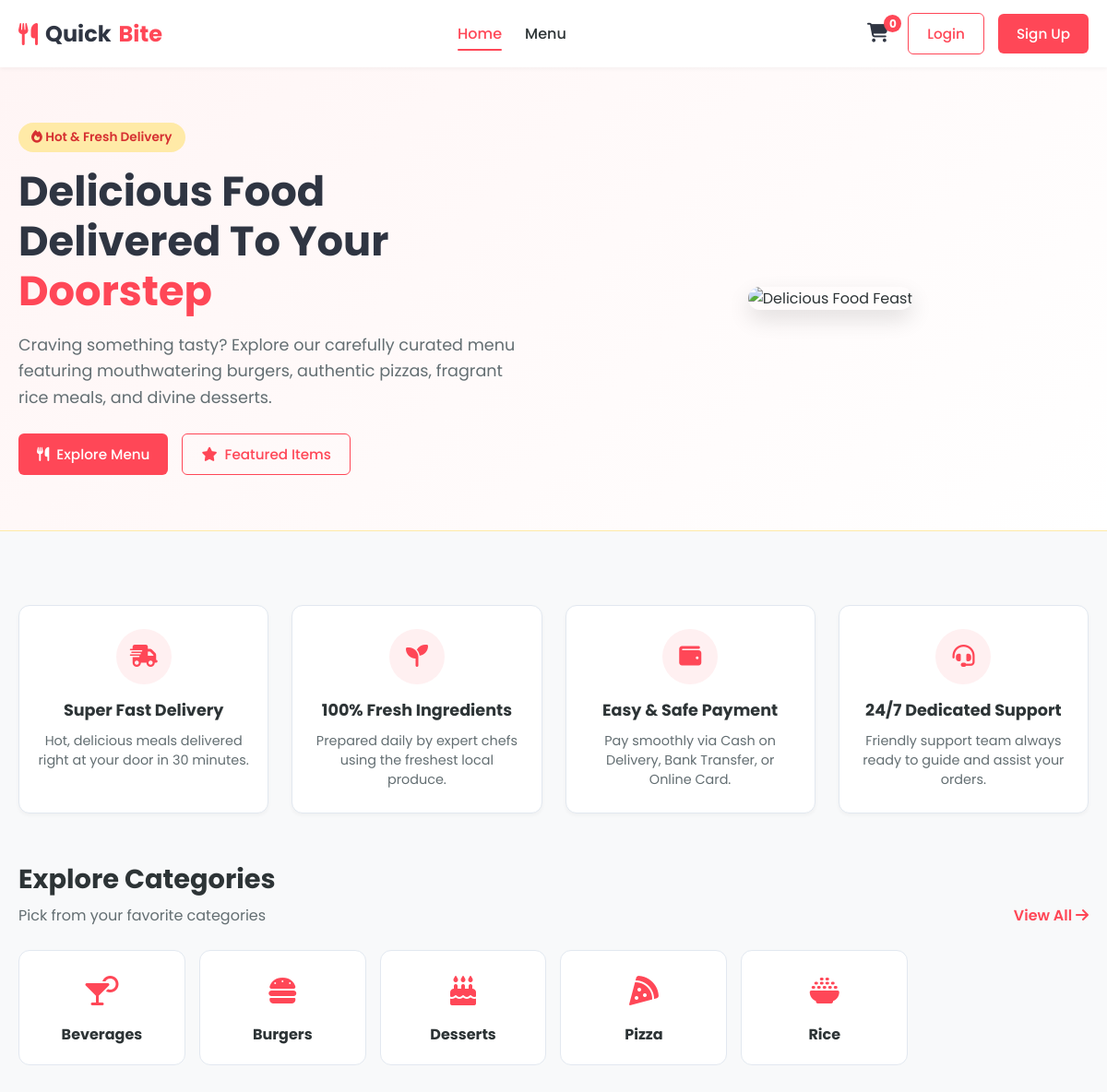
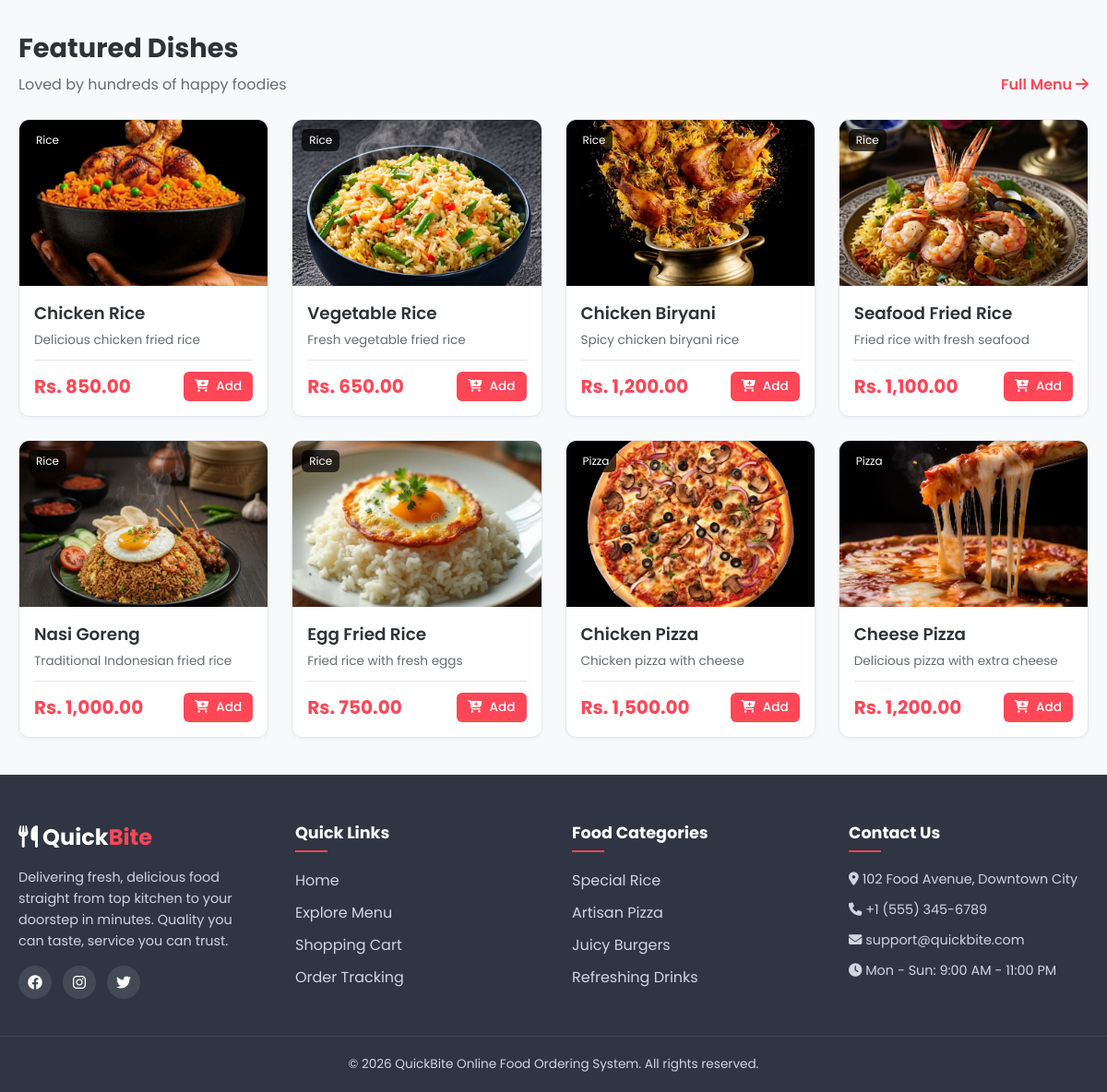
The page / on the database its author committed (2 pictures, top to bottom).
### tables this page shows
CREATE TABLE categories (
    category_id INT AUTO_INCREMENT PRIMARY KEY,
    category_name VARCHAR(100) NOT NULL UNIQUE,
    description TEXT,
    created_at TIMESTAMP DEFAULT CURRENT_TIMESTAMP
);

CREATE TABLE food_items (
    food_id INT AUTO_INCREMENT PRIMARY KEY,
    category_id INT NOT NULL,
    food_name VARCHAR(150) NOT NULL,
    description TEXT,
    price DECIMAL(10,2) NOT NULL,
    image VARCHAR(255),
    availability ENUM('available', 'unavailable') DEFAULT 'available',
    created_at TIMESTAMP DEFAULT CURRENT_TIMESTAMP,

    FOREIGN KEY (category_id)
    REFERENCES categories(category_id)
    ON DELETE RESTRICT
    ON UPDATE CASCADE
);

### index.php (the view, shortened to what this page needs)
<?php
require_once 'includes/header.php';
$conn = getDBConnection();
$catResult = $conn->query("SELECT * FROM categories ORDER BY category_name ASC");
$foodQuery = "SELECT f.*, c.category_name
              FROM food_items f
              JOIN categories c ON f.category_id = c.category_id
              WHERE f.availability = 'available'
              ORDER BY f.food_id DESC LIMIT 8";
$foodResult = $conn->query($foodQuery);
?>
<section class="hero">
    <div class="hero-container">
        <div class="hero-content">
            <span class="hero-tag"><i class="fa-solid fa-fire"></i> Hot & Fresh Delivery</span>
            <h1 class="hero-title">Delicious Food Delivered To Your <span>Doorstep</span></h1>
            <p class="hero-desc">Craving something tasty? Explore our carefully curated menu featuring mouthwatering burgers, authentic pizzas, fragrant rice meals, and divine desserts.</p>
            <div class="hero-cta">
                <a href="menu.php" class="btn btn-primary"><i class="fa-solid fa-utensils"></i> Explore Menu</a>
                <a href="#featured" class="btn btn-outline"><i class="fa-solid fa-star"></i> Featured Items</a>
            </div>
        </div>
        <div class="hero-image">
            <img src="https://images.unsplash.com/photo-1504674900247-0877df9cc836?auto=format&fit=crop&w=700&q=80" alt="Delicious Food Feast">
        </div>
    </div>
</section>
<div class="container">
    <div class="features-grid">
        <div class="feature-card">
            <div class="feature-icon"><i class="fa-solid fa-truck-fast"></i></div>
            <h3>Super Fast Delivery</h3>
            <p>Hot, delicious meals delivered right at your door in 30 minutes.</p>
        </div>
        <div class="feature-card">
            <div class="feature-icon"><i class="fa-solid fa-seedling"></i></div>
            <h3>100% Fresh Ingredients</h3>
            <p>Prepared daily by expert chefs using the freshest local produce.</p>
        </div>
        <div class="feature-card">
            <div class="feature-icon"><i class="fa-solid fa-wallet"></i></div>
            <h3>Easy & Safe Payment</h3>
            <p>Pay smoothly via Cash on Delivery, Bank Transfer, or Online Card.</p>
        </div>
        <div class="feature-card">
            <div class="feature-icon"><i class="fa-solid fa-headset"></i></div>
            <h3>24/7 Dedicated Support</h3>
            <p>Friendly support team always ready to guide and assist your orders.</p>
        </div>
    </div>
    <div style="margin: 50px 0 20px;">
        <div style="display: flex; justify-content: space-between; align-items: flex-end; margin-bottom: 25px;">
            <div>
                <h2 style="font-size: 1.8rem; margin-bottom: 5px;">Explore Categories</h2>
                <p style="color: var(--text-muted);">Pick from your favorite categories</p>
            </div>
            <a href="menu.php" style="color: var(--primary); font-weight: 600;">View All <i class="fa-solid fa-arrow-right"></i></a>
        </div>
        <div style="display: grid; grid-template-columns: repeat(auto-fill, minmax(180px, 1fr)); gap: 15px;">
            <?php while ($cat = $catResult->fetch_assoc()): ?>
                <a href="menu.php?cat_id=<?php echo $cat['category_id']; ?>" style="background: #fff; padding: 20px; border-radius: var(--radius-md); border: 1px solid var(--border-color); text-align: center; display: block; transition: var(--transition);">
                    <div style="font-size: 2rem; color: var(--primary); margin-bottom: 10px;">
                        <?php
                            $catName = strtolower($cat['category_name']);
                            if (strpos($catName, 'rice') !== false) echo '<i class="fa-solid fa-bowl-rice"></i>';
                            elseif (strpos($catName, 'pizza') !== false) echo '<i class="fa-solid fa-pizza-slice"></i>';
                            elseif (strpos($catName, 'burger') !== false) echo '<i class="fa-solid fa-burger"></i>';
                            elseif (strpos($catName, 'beverage') !== false || strpos($catName, 'drink') !== false) echo '<i class="fa-solid fa-martini-glass-citrus"></i>';
                            elseif (strpos($catName, 'dessert') !== false || strpos($catName, 'cake') !== false) echo '<i class="fa-solid fa-cake-candles"></i>';
                            else echo '<i class="fa-solid fa-bowl-food"></i>';
                        ?>
                    </div>
                    <h4 style="font-size: 1rem; color: var(--text-main);"><?php echo htmlspecialchars($cat['category_name']); ?></h4>
                </a>
            <?php endwhile; ?>
        </div>
    </div>
    <div id="featured" style="margin-top: 60px;">
        <div style="display: flex; justify-content: space-between; align-items: flex-end; margin-bottom: 25px;">
            <div>
                <h2 style="font-size: 1.8rem; margin-bottom: 5px;">Featured Dishes</h2>
                <p style="color: var(--text-muted);">Loved by hundreds of happy foodies</p>
            </div>
            <a href="menu.php" style="color: var(--primary); font-weight: 600;">Full Menu <i class="fa-solid fa-arrow-right"></i></a>
        </div>
        <div class="food-grid">
            <?php
            if ($foodResult && $foodResult->num_rows > 0):
                while ($food = $foodResult->fetch_assoc()):
                    $imgUrl = !empty($food['image']) ? "assets/images/" . $food['image'] : "https://images.unsplash.com/photo-1546069901-ba9599a7e63c?auto=format&fit=crop&w=500&q=80";
            ?>
                <div class="food-card">
                    <div class="food-img-container">
                        <img src="<?php echo htmlspecialchars($imgUrl); ?>" alt="<?php echo htmlspecialchars($food['food_name']); ?>" class="food-img" onerror="this.src='https://images.unsplash.com/photo-1546069901-ba9599a7e63c?auto=format&fit=crop&w=500&q=80'">
                        <span class="food-badge"><?php echo htmlspecialchars($food['category_name']); ?></span>
                    </div>
                    <div class="food-details">
                        <h3 class="food-name"><?php echo htmlspecialchars($food['food_name']); ?></h3>
                        <p class="food-desc"><?php echo htmlspecialchars($food['description']); ?></p>
                        <div class="food-footer">
                            <span class="food-price">Rs. <?php echo number_format($food['price'], 2); ?></span>
                            <button onclick="addToCart(<?php echo $food['food_id']; ?>)" class="btn btn-primary btn-sm">
                                <i class="fa-solid fa-cart-plus"></i> Add
                            </button>
                        </div>
                    </div>
                </div>
            <?php
                endwhile;
            else:
            ?>
                <p>No featured dishes available at the moment.</p>
            <?php endif; ?>
        </div>
    </div>
</div>
<?php require_once 'includes/footer.php'; ?>

### assets/css/style.css (style rules this page uses)
:root { --primary: #ff4757; --primary-hover: #e84118; --secondary: #2f3542; --accent: #ffa502; --background: #f8f9fa; --card-bg: #ffffff; --text-main: #2d3436; --text-muted: #636e72; --border-color: #e2e8f0; --success: #2ed573; --warning: #eccc68; --danger: #ff4757; --info: #1e90ff; --shadow-sm: 0 2px 4px rgba(0,0,0,0.04); --shadow-md: 0 5px 15px rgba(0,0,0,0.08); --shadow-lg: 0 10px 25px rgba(0,0,0,0.12); --radius-sm: 6px; --radius-md: 12px; --radius-lg: 20px; --transition: all 0.25s ease-in-out; }
* { margin: 0; padding: 0; box-sizing: border-box; font-family: 'Poppins', sans-serif; }
body { background-color: var(--background); color: var(--text-main); display: flex; flex-direction: column; min-height: 100vh; }
a { text-decoration: none; color: inherit; }
.btn { display: inline-flex; align-items: center; justify-content: center; gap: 8px; padding: 10px 20px; font-size: 0.95rem; font-weight: 500; border-radius: var(--radius-sm); cursor: pointer; border: none; transition: var(--transition); }
.btn-primary { background-color: var(--primary); color: #fff; }
.btn-outline { background: transparent; color: var(--primary); border: 1.5px solid var(--primary); }
.btn-sm { padding: 6px 12px; font-size: 0.85rem; }
.container { max-width: 1200px; margin: 0 auto; padding: 40px 20px; }
.hero { background: linear-gradient(135deg, #fff5f5 0%, #fff 100%); padding: 60px 20px; border-bottom: 1px solid #ffeaa7; }
.hero-container { max-width: 1200px; margin: 0 auto; display: flex; align-items: center; justify-content: space-between; gap: 40px; flex-wrap: wrap; }
.hero-content { flex: 1; min-width: 320px; }
.hero-tag { display: inline-block; background-color: #ffeaa7; color: #d63031; font-size: 0.85rem; font-weight: 600; padding: 6px 14px; border-radius: 50px; margin-bottom: 16px; }
.hero-title { font-size: 2.8rem; line-height: 1.2; margin-bottom: 18px; color: var(--secondary); }
.hero-title span { color: var(--primary); }
.hero-desc { font-size: 1.1rem; color: var(--text-muted); margin-bottom: 25px; line-height: 1.6; }
.hero-cta { display: flex; gap: 15px; }
.hero-image { flex: 1; min-width: 300px; display: flex; justify-content: center; }
.hero-image img { max-width: 100%; height: auto; border-radius: var(--radius-lg); box-shadow: var(--shadow-lg); }
.features-grid { display: grid; grid-template-columns: repeat(auto-fit, minmax(240px, 1fr)); gap: 25px; margin: 40px 0; }
.feature-card { background: #fff; padding: 25px 20px; border-radius: var(--radius-md); box-shadow: var(--shadow-sm); text-align: center; border: 1px solid var(--border-color); transition: var(--transition); }
.feature-icon { width: 60px; height: 60px; line-height: 60px; margin: 0 auto 15px; background: #fff0f1; color: var(--primary); border-radius: 50%; font-size: 1.5rem; }
.feature-card h3 { margin-bottom: 10px; font-size: 1.1rem; }
.feature-card p { font-size: 0.9rem; color: var(--text-muted); }
.food-grid { display: grid; grid-template-columns: repeat(auto-fill, minmax(260px, 1fr)); gap: 25px; }
.food-card { background: var(--card-bg); border-radius: var(--radius-md); box-shadow: var(--shadow-sm); overflow: hidden; border: 1px solid var(--border-color); transition: var(--transition); display: flex; flex-direction: column; }
.food-img-container { position: relative; height: 180px; overflow: hidden; background: #f1f2f6; }
.food-img { width: 100%; height: 100%; object-fit: cover; transition: transform 0.4s ease; }
.food-badge { position: absolute; top: 10px; left: 10px; background: rgba(0, 0, 0, 0.7); color: #fff; font-size: 0.75rem; padding: 3px 8px; border-radius: var(--radius-sm); }
.food-details { padding: 16px; display: flex; flex-direction: column; flex-grow: 1; }
.food-name { font-size: 1.15rem; font-weight: 600; margin-bottom: 6px; }
.food-desc { font-size: 0.85rem; color: var(--text-muted); line-height: 1.4; margin-bottom: 12px; flex-grow: 1; }
.food-footer { display: flex; align-items: center; justify-content: space-between; margin-top: auto; padding-top: 12px; border-top: 1px solid var(--border-color); }
.food-price { font-size: 1.25rem; font-weight: 700; color: var(--primary); }

### rows shown on the page
categories: category_name "Beverages"
categories: category_name "Burgers"
categories: category_name "Desserts"
categories: category_name "Pizza"
categories: category_name "Rice"
food_items: image (picture), category.category_name "Rice", food_name "Chicken Rice", description "Delicious chicken fried rice", price "850.00"
food_items: image (picture), category.category_name "Rice", food_name "Vegetable Rice", description "Fresh vegetable fried rice", price "650.00"
food_items: image (picture), category.category_name "Rice", food_name "Chicken Biryani", description "Spicy chicken biryani rice", price "1,200.00"
food_items: image (picture), category.category_name "Rice", food_name "Seafood Fried Rice", description "Fried rice with fresh seafood", price "1,100.00"
food_items: image (picture), category.category_name "Rice", food_name "Nasi Goreng", description "Traditional Indonesian fried rice", price "1,000.00"
food_items: image (picture), category.category_name "Rice", food_name "Egg Fried Rice", description "Fried rice with fresh eggs", price "750.00"
food_items: image (picture), category.category_name "Pizza", food_name "Chicken Pizza", description "Chicken pizza with cheese", price "1,500.00"
food_items: image (picture), category.category_name "Pizza", food_name "Cheese Pizza", description "Delicious pizza with extra cheese", price "1,200.00"
